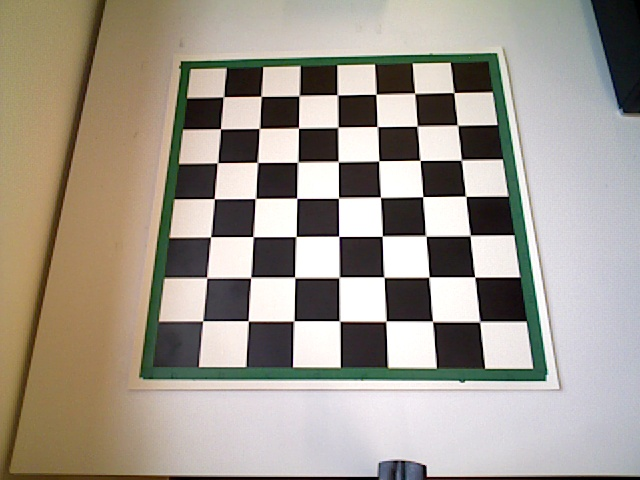
#> input picture perception/chessboard2303test/0.jpeg, 640 x 480 px, found by its file name
$ python mainTest.py   (older library calls are emulated)
#> lines starting #> are read from the running program, lines starting #| are printed output that depends on the picture; after the words box and inside, x2 and y2 are one past the last pixel; in counts of white or black regions, pixels touching at a corner belong together
#> further down, empty is the input picture: shape (480, 640, 3); mean B, G, R 142.7, 153.6, 161.1
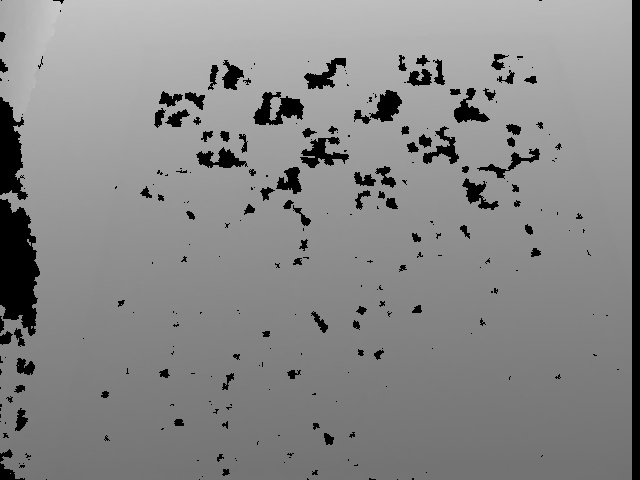
#> input picture perception/Depth/depth_image10.jpeg, 640 x 480 px, found by its file name
#> further down, depth is the input picture: shape (480, 640, 3); min 0, max 205, mean 135.3
### perception/mainDetect.py
import cv2
import numpy as np
from skimage.measure import compare_ssim
import imutils
import operator
from perception.lineClass import Line, filterClose
from perception.squareClass import Square
from perception.boardClass import Board


class Perception:
    """
    The perception class contains a Board instance as well as functions needed to generate it and output
    a BWE matrix. The updating of the BWE is done within the Board class.
    """
    def __init__(self, board = 0, previous = 0):
        # The Board instance
        self.board = board

        # The previous image
        self.previous = previous

    """
    HIGH-LEVEL FUNCTIONS
    """
    # [6 lines left out: function initialImage, not called in this run]

    def makeBoard(self, image, depthImage):
        """
        Takes an image of an empty board and takes care of image processing and subdividing it into 64 squares
        which are then stored in one Board object that is returned. Expanding to depth calibration has not yet been
        finished.
        """
        try:
            # Process Image: convert to B/w
            image, processedImage = self.processFile(image)
        except Exception as e:
            print(e)
            print("There is a problem with the image...")
            print("")
            print("The image print is:")
            print(image)
            print("")

        # Extract chessboard from image
        extractedImage = self.imageAnalysis(image, processedImage, debug=False)

        # Chessboard Corners
        cornersImage = extractedImage.copy()

        # Canny edge detection - find key outlines
        cannyImage = self.cannyEdgeDetection(extractedImage)

        # Hough line detection to find rho & theta of any lines
        h, v = self.houghLines(cannyImage, extractedImage, debug=False)

        # Find intersection points from Hough lines and filter them
        intersections = self.findIntersections(h, v, extractedImage, debug=False)

        # Assign intersections to a sorted list of lists
        corners, cornerImage = self.assignIntersections(extractedImage, intersections, debug=False)

        # Copy original image to display on
        squareImage = image.copy()

        # Get list of Square class instances
        squares = self.makeSquares(corners, depthImage, squareImage, debug=False)

        # Make a Board class from all the squares to hold information
        self.board = Board(squares)

        # Assign the initial BWE Matrix to the squares
        self.board.assignBWE()

        print("")
        print("The initial BWE has been assigned as: ")
        self.printBwe(self.board.getBWE())
        print("")

        # [7 lines of commented-out code are left out]

        cv2.imwrite("ClassifiedSquares.jpeg", squareImage)
        cv2.imwrite("ClassifiedDepth.jpeg", depthImage)

    # [50 lines left out: function bwe, not called in this run]

    def printBwe(self, bwe):
        """
        Prints the BWE.
        """
        print("")
        print("BWE matrix: ")
        print("")
        print(bwe)

    """
    IMAGE PROCESSING
    """

    def processFile(self, img, debug=False):
        """
        Converts input image to grayscale & applies adaptive thresholding.
        """
#> called with debug = False
        img = cv2.GaussianBlur(img,(5,5),0)
        # Convert to HSV
        hsv = cv2.cvtColor(img, cv2.COLOR_BGR2HSV)
#> hsv: shape (480, 640, 3); mean H, S, V 58.3, 49, 164.6
        # Convert to grayscale
        gray = cv2.cvtColor(img, cv2.COLOR_RGB2GRAY)
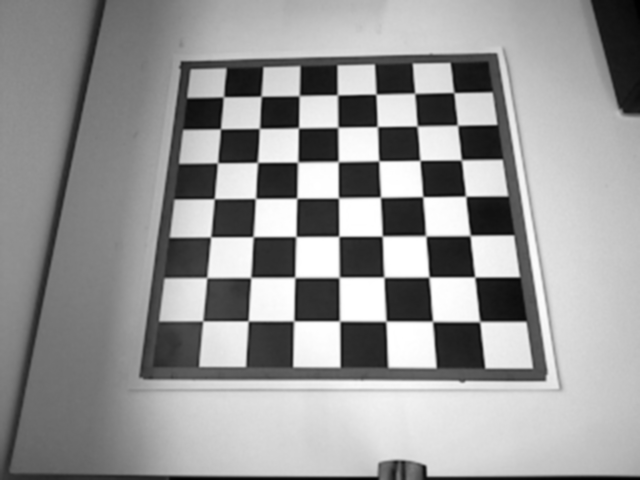
#> gray: shape (480, 640); min 0, max 255, mean 151.2
        # HSV Thresholding
        res,hsvThresh = cv2.threshold(hsv[:,:,0], 25, 250, cv2.THRESH_BINARY_INV)
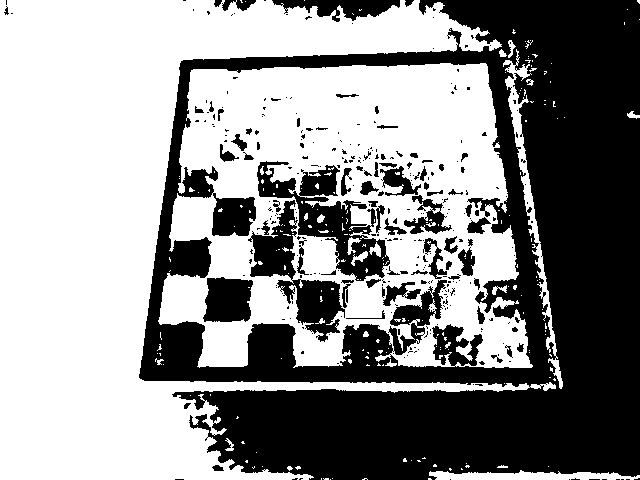
#> hsvThresh: shape (480, 640); values 0 (black) and 250 (white), 56.6% white; 320 black regions (245 under 20 px), largest, box (x1, y1, x2, y2) and area: (139, 0, 640, 480) 113386, (257, 161, 390, 281) 5239, (248, 200, 345, 342) 4321
        # Show adaptively thresholded image
        adaptiveThresh = cv2.adaptiveThreshold(gray, 255, cv2.ADAPTIVE_THRESH_GAUSSIAN_C, cv2.THRESH_BINARY, 115, 1)
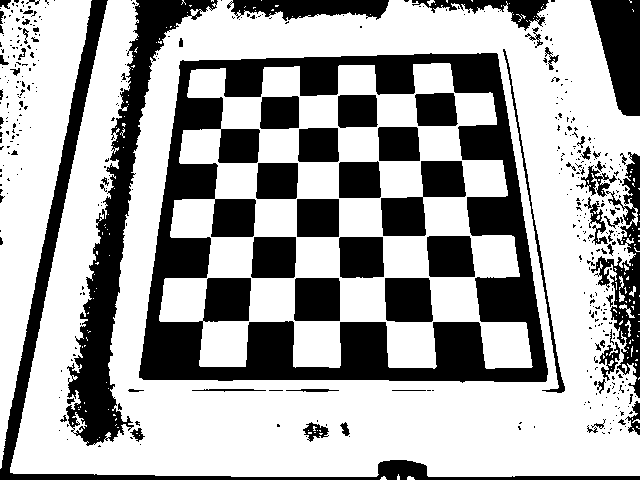
#> adaptiveThresh: shape (480, 640); 65.4% white; 460 black regions (384 under 20 px)
        # Show both thresholded images
        # cv2.imshow("HSV Thresholded",hsvThresh)

        if debug:
            cv2.imshow("Adaptive Thresholding", adaptiveThresh)

        return img, adaptiveThresh


    def imageAnalysis(self, img, processedImage, debug=False):
        """
        Finds the contours in the chessboard, filters the largest one (the chessboard) and masks it.
        """
#> called with debug = False

        ### CHESSBOARD EXTRACTION (Contours)

        # Find contours
        _, contours, hierarchy = cv2.findContours(processedImage, cv2.RETR_TREE, cv2.CHAIN_APPROX_SIMPLE)
#> contours = 805 contours, 712 with area under 20; largest, box (x1, y1, x2, y2) and area: (10, 0, 640, 477) 248606, (138, 52, 549, 384) 118500, (159, 63, 533, 369) 78980, (0, 0, 92, 469) 20560, (384, 277, 434, 323) 2090
        # Create copy of original image
        imgContours = img.copy()

        for c in range(len(contours)):
            # Area
            area = cv2.contourArea(contours[c])
            # Perimenter
            perimeter = cv2.arcLength(contours[c], True)
            # Filtering the chessboard edge / Error handling as some contours are so small so as to give zero division
            #For test values are 70-40, for Board values are 80 - 75 - will need to recalibrate if change
            #the largest square is always the largest ratio
            if c ==0:
                Lratio = 0
            if perimeter > 0:
                ratio = area / perimeter
                if ratio > Lratio:
                    largest=contours[c]
                    Lratio = ratio
                    Lperimeter=perimeter
                    Larea = area
            else:
                pass
#> this loop made 805 passes
#> (area, perimeter, ratio, Lratio, Lperimeter, Larea) on pass 60: (25.5, 27.9, 0.914, 0.914, 27.9, 25.5)
#> after the loop, Larea = 118500; Lperimeter = 1421.4; largest = contour of 241 points, box (x1, y1, x2, y2) (138, 52, 549, 384), area 118500

        # DEBUG statements
        color = (255,255,255)
        if debug:
            cv2.drawContours(imgContours, [largest], -1, color, 2)

        # Epsilon parameter needed to fit contour to polygon
        epsilon = 0.1 * Lperimeter
#> epsilon = 142.1
        # Approximates a polygon from chessboard edge
        chessboardEdge = cv2.approxPolyDP(largest, epsilon, True)
#> chessboardEdge = [[498, 54], [545, 382], [138, 377], [180, 60]]


        # DEBUG
        if debug:
            cv2.drawContours(imgContours, [chessboardEdge], -1, color, 2)

        # Draw chessboard edges and assign to region of interest (ROI)
        roi = cv2.polylines(imgContours,[chessboardEdge],True,(0,255,255),thickness=3)
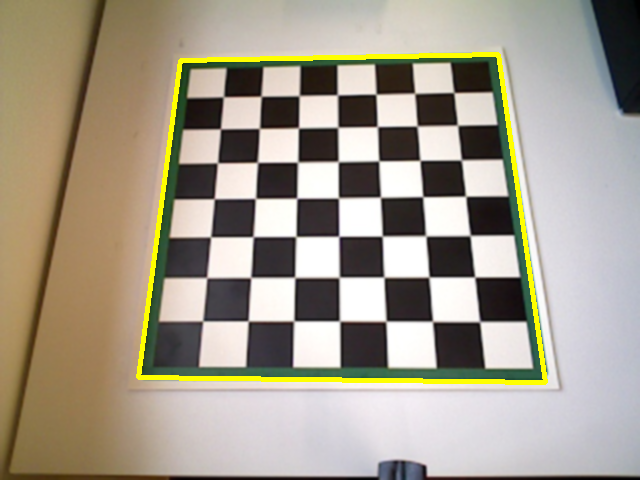
#> roi: shape (480, 640, 3); mean of channels 0, 1, 2 140.1, 156.2, 164.2; drawn as B, G, R

        # Show filtered contoured image

        #DEBUG
        if debug:
            #cv2.imshow("0 Filtered Contours", imgContours)
            cv2.imwrite("0FilteredContours.jpeg", imgContours)

        # Create new all black image
        mask = np.zeros((img.shape[0], img.shape[1]), 'uint8')*125
        # Copy the chessboard edges as a filled white polygon
        cv2.fillConvexPoly(mask, chessboardEdge, 255, 1)
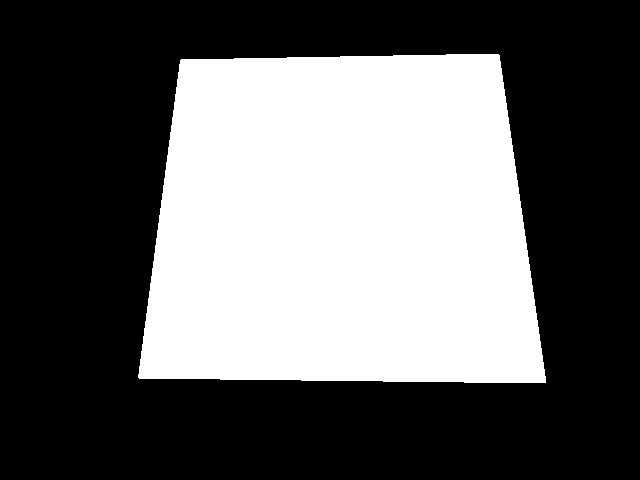
#> mask: shape (480, 640); 38.4% white; 1 white region, box (x1, y1, x2, y2) and area: (138, 54, 546, 383) 118115
        # Assign all pixels to out that are white (i.e the polygon, i.e. the chessboard)
        extracted = np.zeros_like(img)
        extracted[mask == 255] = img[mask == 255]
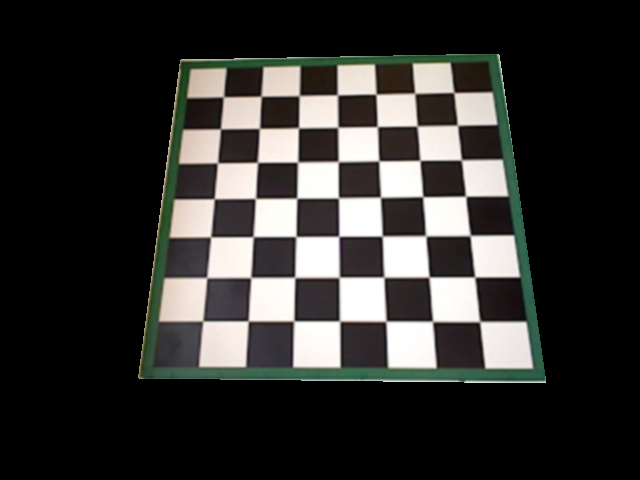
#> extracted: shape (480, 640, 3); mean of channels 0, 1, 2 48.9, 51.1, 51.6; drawn as B, G, R
        # Make mask green in order to facilitate removal of the red strip around chessboard
        extracted[np.where((extracted == [125, 125, 125]).all(axis=2))] = [0, 0, 20]
        # Adds same coloured line to remove red strip based on chessboard edge
        cv2.polylines(extracted, [chessboardEdge], True, (0, 255, 0), thickness=5)
#> extracted: shape (480, 640, 3); 3.1% of pixels changed, all inside (x1, y1, x2, y2) = (135, 51, 549, 386)
#> (the rest of the program and of its run is left out)
